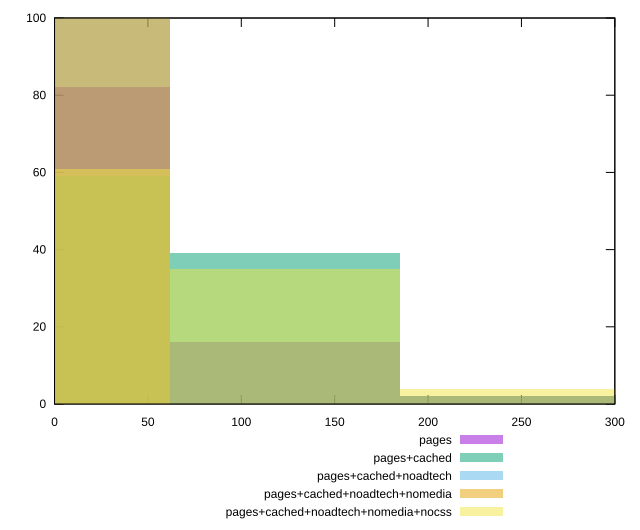

Recreate this plot in gnuplot.
reset

$pages <<EOF
0 82
123.44847021910667 16
246.89694043821333 2
EOF

$pagesCached <<EOF
123.44847021910667 39
0 59
246.89694043821333 2
EOF

$pagesCachedNoadtech <<EOF
0 100
EOF

$pagesCachedNoadtechNomedia <<EOF
0 100
EOF

$pagesCachedNoadtechNomediaNocss <<EOF
123.44847021910667 35
0 61
246.89694043821333 4
EOF

set key outside below
set boxwidth 123.44847021910667
set xrange [0:300]
set yrange [0:100]
set trange [0:100]
set style fill transparent solid 0.5 noborder
set terminal svg size 640, 530 enhanced background rgb 'white'
set output "report_00021_2021-02-20T09:16:39.615Z/unminified-javascript/comparison/histogram/all_raw.svg"

plot $pages title "pages" with boxes, \
     $pagesCached title "pages+cached" with boxes, \
     $pagesCachedNoadtech title "pages+cached+noadtech" with boxes, \
     $pagesCachedNoadtechNomedia title "pages+cached+noadtech+nomedia" with boxes, \
     $pagesCachedNoadtechNomediaNocss title "pages+cached+noadtech+nomedia+nocss" with boxes

reset
